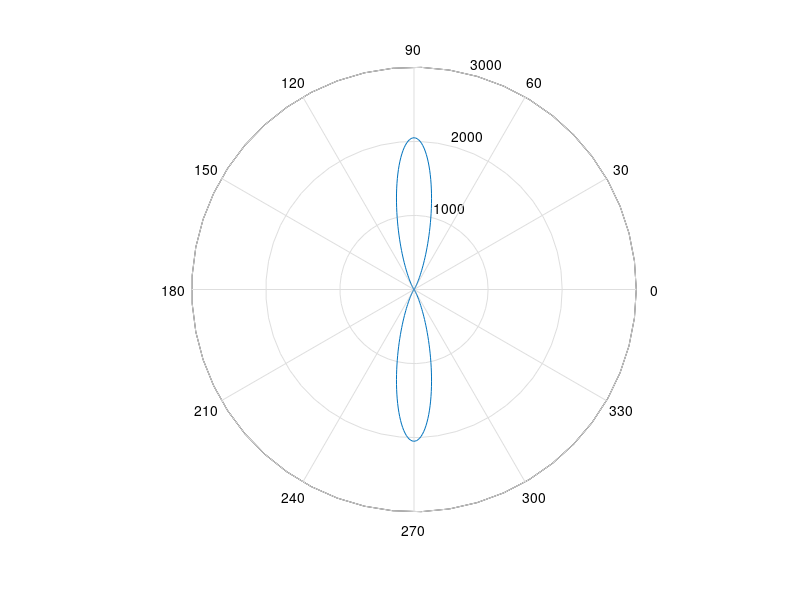

MATLAB code for this plot:
%Binomial array
clc 
clear
close


%Given
lambda =1;     
theta = 0:0.01:2*pi;
k = 2*pi/lambda;

%Binomial equation
d =lambda/2;   %Wavelength
n=12;          %Elemants spaced number 
alpha=0;       %broadside
%alpha =-d*k;  %Endfire
phi = (2*pi/lambda)*d*cos(theta) + alpha;
E =abs(1+exp(i*phi)).^(n-1);
figure
polar(theta,E)